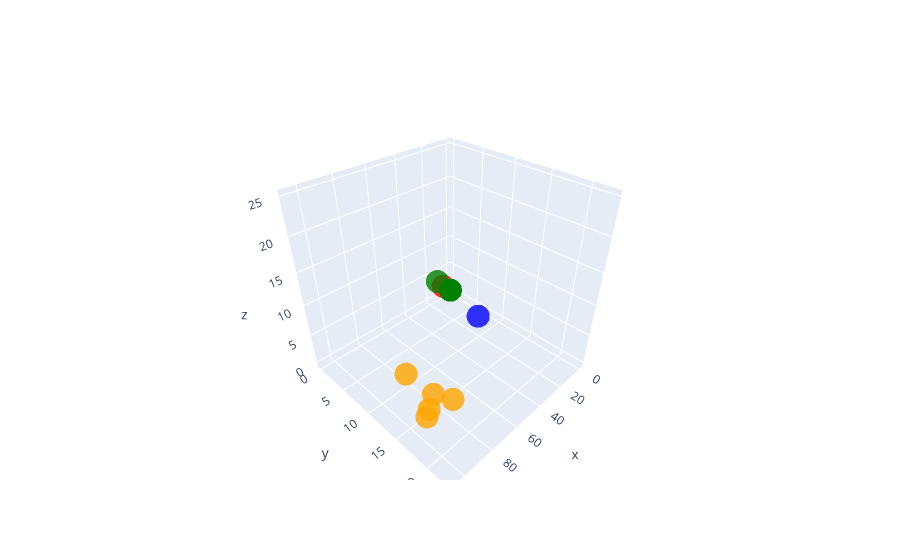

Notebook cell for this chart:
### Code cell
plot_button = widgets.Button(description="Plot")
output = widgets.Output()

display(plot_button,output)

def on_plot_button_clicked(b):
    with output:
        output.clear_output()
        print("Plotting...")
        print("Legend: \n","Initial Pts = Orange\n","Original = blue\n", "Flipped = red\n", "Scaled = green\n", "Custom = Black")
        plotsamplepts()        

plot_button.on_click(on_plot_button_clicked)

### Figure 1 — Plotly figure (JSON) as saved in the notebook; plotly's stock layout.template omitted (floating-point values rounded to 4 significant figures)
{"data": [{"marker": {"color": ["orange", "orange", "orange", "orange", "orange", "blue", "blue", "blue", "blue", "blue", "red", "red", "red", "red", "red", "green", "green", "green", "green", "green"], "opacity": 0.8, "size": 8}, "mode": "markers", "type": "scatter3d", "x": [105.3, 102.8, 104.8, 105.3, 106.3, 0, 0, 0, 0, 91.61, 0, 0, 0, 0, 90.7, 0, 0, 0, 0, 105.8], "y": [19.54, 22.12, 19.04, 16.41, 20.43, 0, 0, 0, 0, 22.56, 0, 0, 0, 0, 18.37, 0, 0, 0, 0, 21.12], "z": [8.006, 11.35, 6.209, 10.65, 11.24, 0, 0, 0, 0, 20.41, 0, 0, 0, 0, 21.25, 0, 0, 0, 0, 24.94]}], "layout": {}}
